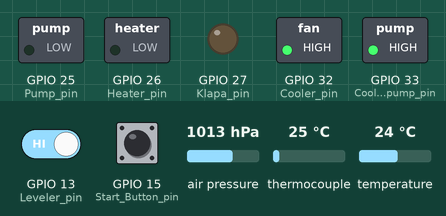
The sketch below on a simulated ESP32. On the bench: switched loads named in the sketch (green lamp = pin HIGH), output pins drawn as LEDs (lit = HIGH). The inputs (shaded band) are chosen by the test bench; at power-on: GPIO 15 (Start_Button_pin) HIGH, temperature 24 °C, GPIO 13 (Leveler_pin) HIGH, air pressure 1013 hPa, thermocouple 25 °C. WiFi joins after 1.5 s; servers stay silent unless stated; what the sketch prints to the serial monitor is not drawn.

Above: at 2.7 s.
2.8 s: GPIO 15 (Start_Button_pin) pulled LOW for 1.5 s
At 7.2 s:
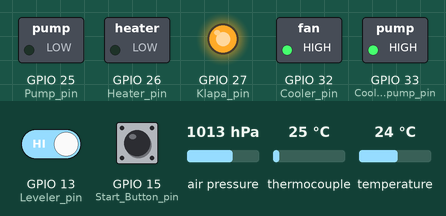
7.5 s: temperature set to 12.9 °C
9.8 s: temperature set to 11.2 °C
At 11.9 s:
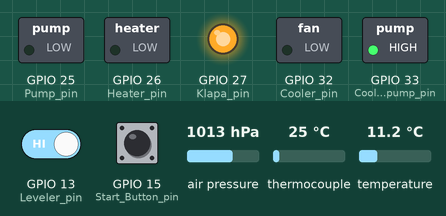
12.6 s: temperature set to 19 °C
At 14.8 s:
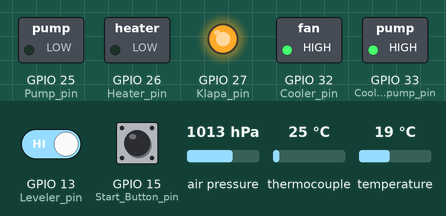
15.1 s: temperature set to 12 °C
At 31.0 s:
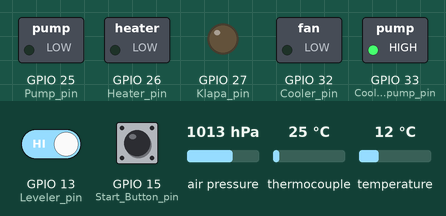
Timing chart, 0 to 32.8 s (numbered marks = the images above; inputs shaded):
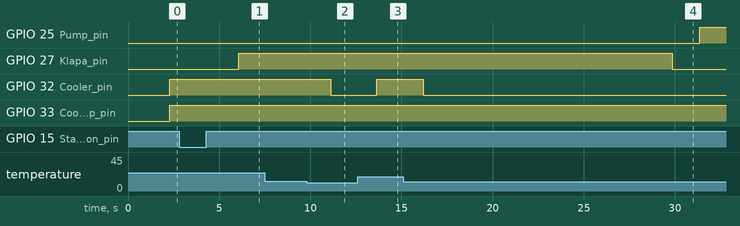

The sketch:

ESP32.ino
```cpp
#include <ThingSpeak.h>
#include <WiFi.h>
#include <Wire.h>
#include <Adafruit_Sensor.h>
#include <Adafruit_BME280.h>
#include <SPI.h>
#include "Adafruit_MAX31865.h"
#include <OneWire.h>
#include <DallasTemperature.h>

#include "Math.h"
#include <iostream>


#define CHANNEL_ID 1957486
#define API_WRITE_KEY "PDO9G1FIAPWAO7MF"
#define API_READ_KEY "FGGN37H12IG5S307"
#define SEALEVELPRESSURE_HPA (10113.25)

#define Cooler_pin 32
#define Pump_pin   25
#define Heater_pin 26
#define Cooler_pump_pin 33
#define Klapa_pin 27
#define Leveler_pin 13
#define Start_Button_pin 15

Adafruit_BME280 bme; // definirane na bme datchik
WiFiClient client; // syzdavane na wifi klient

String data; // niz izpolzvan za chetene na danni
bool measureing = false; // buleva promenliva indikirashta puskane/spirane na nagrevatel
bool filled = false;
bool wifi_connection = true;
const char* ssid = "viper_z"; // id na dadenata wifi mreja
const char* password = "gugi_pisko"; // parola na dadenata wifi mreja
unsigned long delayTime; // vremeto za chakane mejdu 2 operacii

const int oneWireBus = 4;  // pin na onewire
OneWire oneWire(oneWireBus); // definirane na onewire
DallasTemperature sensors(&oneWire); // inizializirane na dallastemperature datchika

#define MAXDO 19
#define MAXCS 5
#define MAXCLK 18
#define MAXSDI 23
Adafruit_MAX31865 thermocouple = Adafruit_MAX31865(MAXCS, MAXSDI, MAXDO, MAXCLK); // inizializirane na MAX31865 datchika

void WiFi_Connect()
{
  WiFi.begin(ssid, password); // svyrzane s wifi mreja
  Serial.print("Connecting to WiFi");
  int not_connected = 0;
  while(WiFi.status() != WL_CONNECTED) // cikyl prodyljavasht do ostanovqvane na vryzka s mrejata
  {
      not_connected += 1;
      Serial.print("N");
      delay(500);
      if(not_connected == 10) { break; wifi_connection = true; }
  }

  if(not_connected < 10)
  {
    Serial.println("Connected to WiFi");
    Serial.print("IP: ");
    Serial.println(WiFi.localIP());
  }
}

void setup()
{
  Serial.begin(9600); // zadavane na baudrate 9600 na serien port 1
  Serial2.begin(9600); // zadavane na baudrate 9600 na serien port 2
  WiFi_Connect(); // svyrzane s wifi mreja
  sensors.begin(); // puskane na dallastemperature datchika
  thermocouple.begin(MAX31865_4WIRE); // puskane na MAX31865 datchika
  if(wifi_connection == true) { ThingSpeak.begin(client); /* ostanovqvane na vryzka s ThingSpeak */ }

  Wire.begin();

  bool status; // definirane na promenliva za status na BME datchika
  status = bme.begin(0x76);  // proverka za statusa na BME datchika

  if (!status) // proverka na ostanovenata vryzka s BME datchika
  {
    Serial.println("Could not find a valid BME280 sensor, check wiring!");
    while (1);
  }

  Serial.println("-- Default Test --");
  delayTime = 500;

  Serial.println();

  pinMode(Heater_pin, OUTPUT);
  pinMode(Cooler_pump_pin, OUTPUT);
  pinMode(Cooler_pin, OUTPUT);
  pinMode(Pump_pin, OUTPUT);
  pinMode(Klapa_pin, OUTPUT);
  pinMode(Leveler_pin, INPUT);

  digitalWrite(Heater_pin, LOW);
  digitalWrite(Cooler_pump_pin, LOW);
  digitalWrite(Cooler_pin, LOW);
  digitalWrite(Pump_pin, LOW);
  digitalWrite(Klapa_pin, LOW);
}

bool stationary = false;
bool after_m = false; // promenliva kazvashta dali e sled izmevaniqta na alkoholno sydyrjanie na vinoto
int count_m = 0; // broqch za koe podred broene e
float pressure; // nalqgane
float final_t; // finalna temperatura
float cool_t; // temperatura na ohladitelnata technost
int loop_counter = 0; // sluji kato timer
bool klapa_on = false;
bool pump_on = false;
bool heater_on = false;

void loop()
{
  float ratio = thermocouple.readRTD();
  ratio /= 32768;
  float resis = ratio * 430; // vzimane na syprotivlenieto na datchika
  measureing = false; // zadavane che nqma izmervane

  cooler_regulation(); // regulirane na ohladitelq
  digitalWrite(Cooler_pump_pin, HIGH);

  if(Serial.available() > 0) // proverqvane dali ima danni na Serien port 1
  {
    data = Serial.readString(); // chetene na dannite ot Serien port 1
    if(data == "ESP") { Serial.print("APARAT"); } // indikator za nalichie na ustroistvo
    if(data == "START") { measureing = true; } // indikator za zapochvane
    if(data == "CLEAN")
    {
      loop_counter = 0;
      digitalWrite(Klapa_pin, HIGH);
      digitalWrite(Pump_pin, HIGH);
      while(loop_counter < 400)
      {
        delay(1000);
        loop_counter += 1;
      }
      loop_counter = 0;
      digitalWrite(Klapa_pin, LOW);
      digitalWrite(Pump_pin, LOW);
    }
  }

  if(Serial2.available() > 0) // chetene na dannite ot Serien port 1
  {
    if(Serial2.readString()[2] == 0x05) { measureing = true; } // deistvie pri natisnat buton start
  }

  if(digitalRead(Start_Button_pin) == LOW) { measureing = true; }

  if(measureing) //  proverqvane dali shte se izmerva alkohola
  {
    pressure=bme.readPressure() / 100.0F; // prochitane na nalqganeto v kpa
    Serial.print(pressure); // izprashtene na nalqganeto po serien port 1

    printt2(pressure); // printirane na nalqganeto na displeya
    klapa_on = true;
    delay(1000);
  }
  float prev_temp = 0; // predishna temp
  float temp = 0; // segashna temp

  while(measureing)
  {
    temp = thermocouple.temperature(100, 430); // prochitane na temperaturata
    Serial.print(temp);
    sensors.requestTemperatures();
    cooler_regulation();
    printt3(temp);
    printt2(pressure);
    printt1(sensors.getTempCByIndex(0));

    if(Serial.available() > 0) // proverqvane dali ima danni na Serien port 1
    {
      data = Serial.readString(); // chetene na dannite ot Serien port 1
      if(data == "STOP")
      {
        digitalWrite(Klapa_pin, LOW);
        digitalWrite(Pump_pin, LOW);
        digitalWrite(Heater_pin, LOW);
        break;
      } // indikator za nalichie na ustroistvo
    }

    if(klapa_on == true) { digitalWrite(Klapa_pin, HIGH); }
    if(pump_on == true) { digitalWrite(Pump_pin, HIGH); }
    if(heater_on == true) { digitalWrite(Heater_pin, HIGH); }

    delay(1000);
    loop_counter += 1;

    if(loop_counter == 10 && klapa_on == true) { loop_counter = 0; digitalWrite(Klapa_pin, LOW); pump_on = true; klapa_on = false; }
    if(digitalRead(Leveler_pin) == LOW /*loop_counter == 15*/ && pump_on == true) { loop_counter = 0; digitalWrite(Pump_pin, LOW); heater_on = true; pump_on = false; filled = true; digitalWrite(Heater_pin, HIGH); }

    if(heater_on == true && temp < prev_temp + 0.1 && temp > prev_temp - 0.1) // proverqva dali segashnata temperatura e v nqkakvi granici s predishnata temp
    {
      count_m++;
    }
    else
    {
      prev_temp = temp;
      count_m = 0;
    }

    if(count_m == 20) // proveravq dali 20 izmervaniq podred e poddyrjava priblizitelno ednakva temperatura
    {
      final_t = temp; // finalna temperatura
      after_m = true; // puskane na istina sled izmervaneto
      measureing = false; // veche nqma da izmerva
      Serial.print("Done"); // izprashtane na serien port 1 che izmervaneto e proklyuchilo
      digitalWrite(Heater_pin, LOW); // izklyuchvane na nagrevatelq
      heater_on = false;
      loop_counter = 0;
    }
  }

  if(after_m)
  {
    double delta_t = boiling_point(pressure) - final_t; // smqtane na razlikata v temperaturite
    if(wifi_connection == true)
    {
      ThingSpeak.setField(1, final_t);
      ThingSpeak.setField(2, pressure);
      ThingSpeak.setField(3, calc_ethanol(delta_t));

      ThingSpeak.writeFields(CHANNEL_ID, API_WRITE_KEY); // izprashtane na danni v oblaka
    }
    Serial.print(calc_ethanol(delta_t)); //izprashtane na alkoholnoto sydyrvanie po serient port 1
    printt0(calc_ethanol(delta_t)); // izpisvane na alkoholnoto sydyrvanie na displeya
    printt3(final_t);
    printt1(sensors.getTempCByIndex(0));
    printt2(pressure);
    after_m = false; // spirane na funkcii sled izmervaniq
  }
  delay(delayTime);
}

void printValuesDS() // printirane na stoinostite ot dallastemperature datchika
{
  sensors.requestTemperatures();
  float temperatureC = sensors.getTempCByIndex(0);
  float temperatureF = sensors.getTempFByIndex(0);

  Serial.print("The dallas temperature sensor has detected - ");
  Serial.println(temperatureC);
}

void printt3(float temp) // printirane na temperaturata na vinoto na displeya
{
    Serial2.print("t3.txt=\"");
    Serial2.print(temp);
    Serial2.print("\"");
    Serial2.write(0xFF);
    Serial2.write(0xFF);
    Serial2.write(0xFF);
}

void printt2(float pressure) // printirane na nalqganeto na displeya
{
    Serial2.print("t2.txt=\"");
    Serial2.print(pressure);
    Serial2.print("\"");
    Serial2.write(0xFF);
    Serial2.write(0xFF);
    Serial2.write(0xFF);
}

void printt1(float temp) // printirane na temperaturata na ohladitelq na displeya
{
    Serial2.print("t1.txt=\"");
    Serial2.print(temp);
    //Serial2.print("13.3");
    Serial2.print("\"");
    Serial2.write(0xFF);
    Serial2.write(0xFF);
    Serial2.write(0xFF);
}

void printt0(float alcohol) // printirane na alkoholnoto sydyrvanie na display
{
    Serial2.print("t0.txt=\"");
    Serial2.print(alcohol);
    Serial2.print("\"");
    Serial2.write(0xFF);
    Serial2.write(0xFF);
    Serial2.write(0xFF);
}

void cooler_regulation()
{
  sensors.requestTemperatures(); // vzimane na temperatura na vsichki dallastemperature datchici svyrzani
  cool_t = sensors.getTempCByIndex(0); // vzimane na temperatura na ohladitelnata technost
  printt1(cool_t);
  if(cool_t > 12.0) { On_Peltie(); }
  else { Off_Peltie(); }
}

void On_Peltie()
{
  digitalWrite(Cooler_pin, HIGH); // puskane na ohladitel
}

void Off_Peltie()
{
  digitalWrite(Cooler_pin, LOW);  // spirane na ohladitel
}

void On_Pump()
{
  digitalWrite(Pump_pin, HIGH); // puskane na pompa
}

void Off_Pump()
{
  digitalWrite(Pump_pin, LOW);  //spirane na pompa
}

void On_Heater()
{
  digitalWrite(Heater_pin, HIGH); // puskane na nagrevatel
}

void Off_Heater()
{
  digitalWrite(Heater_pin, LOW);  // spirane na nagrevatel
}

void On_Cooler_Pump()
{
  digitalWrite(Cooler_pump_pin, HIGH);
}

void Off_Cooler_Pump()
{
  digitalWrite(Cooler_pump_pin, LOW);
}
```

Math.h
```cpp
#pragma once

#include <math.h>

float p_0 = 1013.25;
float R = 8.314;
float T_w = 100;
float latent_heat = 2960;

float calc_ethanol(float T)
{
    return 1.09886224 * T - 0.0417772386 * T * T + 0.0183987596 * T * T * T - 0.000869428333 * T * T * T * T - 0.000168116683 * T * T * T * T * T + 0.0000218878317 * T * T * T * T * T * T - 0.000000677617728 * T * T * T * T * T * T * T;
}

float boiling_point(float p)
{
    return 1/(1/T_w - (R * log(p/p_0))/latent_heat);
}

/*double latent_heat_of_vap_of_water(double p)
{
    double H = 1013,25;
    return H;
}*/


/*double real_t_ethanol(double T, double p)
{
    return 1/(1/T + R*log(p/p_0)/latent_heat_of_vap_of_ethanol(p));
}

double calc_del_t(double T, double p)
{
    return T_w - real_t_ethanol(T, p);
}*/
```

Measured:
- the behaviour switches between 12.1 and 12 °C on temperature (found by bisection; images 1 and 2)
- after the input at 2.8 s, GPIO 27 (Klapa_pin): LOW → HIGH after 3.3 s
- after the input at 7.5 s, every drawn part: stays the same
- after the input at 9.8 s, GPIO 32 (Cooler_pin): HIGH → LOW after 1.3 s
- after the input at 12.6 s, GPIO 32 (Cooler_pin): LOW → HIGH after 1.1 s
- after the input at 15.1 s, GPIO 32 (Cooler_pin): HIGH → LOW after 1.1 s
